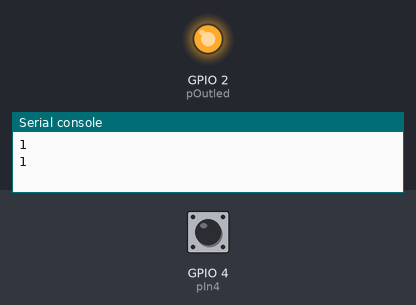
The program below on a simulated ESP32 board running MicroPython. Parts: output pins drawn as LEDs (lit = HIGH), the last lines printed to the serial console. The test bench sets the inputs (shaded band); at power-on: GPIO 4 (pIn4) HIGH.

Above: at 1.2 s.
1.3 s: GPIO 4 (pIn4) pulled LOW for 1.2 s
At 2.6 s:
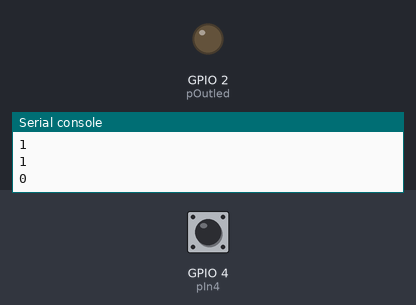
4.5 s: GPIO 4 (pIn4) pulled LOW for 3.2 s
At 8.4 s:
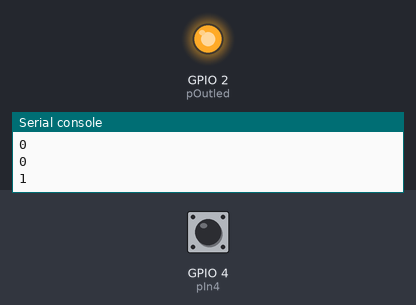
Timing chart, 0 to 9.9 s (numbered marks = the images above; inputs shaded):
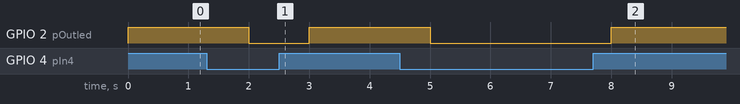

Measured:
- after the input at 1.3 s, GPIO 2 (pOutled): HIGH → LOW after 0.70 s, → HIGH 1.0 s later
- after the input at 4.5 s, GPIO 2 (pOutled): HIGH → LOW after 0.50 s, → HIGH 3.0 s later

The program:

ledbtn.py
```python
from machine import Pin
import utime

button = 4
led = 2

pIn4 = Pin(4, Pin.IN, Pin.PULL_UP)

pOutled = Pin(led, Pin.OUT)


button = 1 #Pin(4, Pin.IN, Pin.PULL_UP)
led = Pin(2, Pin.OUT)
while True:
  button = pIn4.value()
  print(button)
  pOutled.value(button)
  utime.sleep(1)
```
